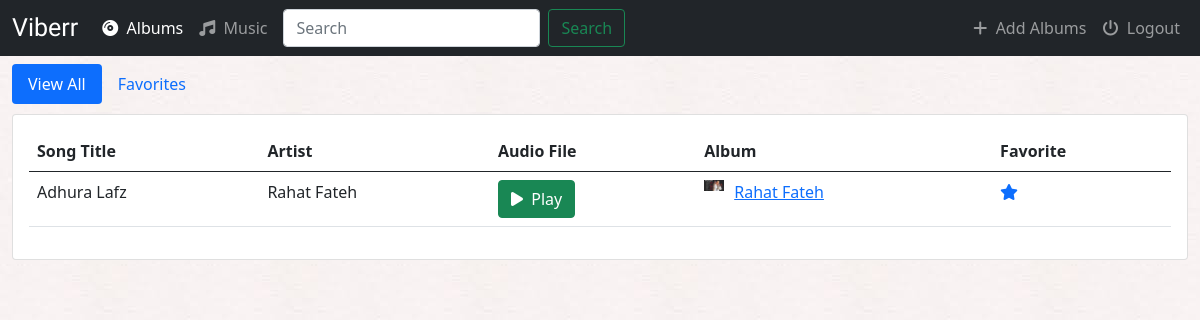
/music/songs/favorites/ (signed in), run on the app's committed database.
### music/models.py (models this page shows, shortened)
class Song(models.Model):
    album = models.ForeignKey(Album, on_delete=models.CASCADE)
    file_type = models.CharField(max_length=10)
    song_title = models.CharField(max_length=250)
    song_mps = models.FileField(null = True)
    is_favorite = models.BooleanField(default = False)

class Album(models.Model):
    user = models.ForeignKey(User, default=1, on_delete=models.CASCADE)
    artist = models.CharField(max_length=250)
    album_title = models.CharField(max_length=500)
    genere = models.CharField(max_length=100)
    album_logo = models.FileField()
    is_favorite = models.BooleanField(default=False)

### music/views.py (the view)
# urls.py: re_path(r'^songs/(?P<filter_by>[a-zA_Z]+)/$', views.songs, name='songs'),
def songs(request, filter_by):
    if not request.user.is_authenticated:
        return render(request, 'music/login.html')
    else:
        try:
            song_ids = []
            for album in Album.objects.filter(user=request.user):
                for song in album.song_set.all():
                    song_ids.append(song.pk)
            users_songs = Song.objects.filter(pk__in=song_ids)
            if filter_by == 'favorites':
                users_songs = users_songs.filter(is_favorite=True)
        except Album.DoesNotExist:
            users_songs = []
        return render(request, 'music/songs.html', {
            'song_list': users_songs,
            'filter_by': filter_by,
        })

### music/templates/music/songs.html (shortened to what this page needs)
{% extends 'music/base.html' %}
{% block songs_active %}active{% endblock songs_active %}
{% block body %}
<div class="container-fluid songs-container">
    <div class="row">
        <div class="col-sm-12">
            <ul class="nav nav-pills" style="margin-bottom: 10px;">
                <li class="nav-item" role="presentation" {% if filter_by == 'all' %}class="active"{% endif %}>
                  <a class="nav-link active" aria-current="page" href="{% url 'music:songs' 'all' %}">View All</a>
                </li>
                <li class="nav-item" role="presentation" {% if filter_by == 'favorites' %}class="active"{% endif %}>
                  <a class="nav-link" href="{% url 'music:songs' 'favorites' %}">Favorites</a>
                </li>
              </ul>
        </div>
    </div>
    <div class="row">
        <div class="col-sm-12">
            <div class="card">
                <div class="card-body">
                    <table class="table">
                        <thead>
                            <tr>
                                <th>Song Title</th>
                                <th>Artist</th>
                                <th>Audio File</th>
                                <th>Album</th>
                                <th>Favorite</th>
                            </tr>
                        </thead>
                        <tbody>
                            {% for song in song_list %}
                                <tr>
                                    <td>{{ song.song_title }}</td>
                                    <td>{{ song.album.artist }}</td>
                                    <td>
                                        <a target="_blank" href="{{ song.audio_file.url }}">
                                            <button type="button" class="btn btn-success btn-xs">
                                                <i class="fa-solid fa-play"></i>&nbsp; Play
                                            </button>
                                        </a>
                                    </td>
                                    <td>
                                        <a href="{% url 'music:detail' song.album.id %}">
                                            <img src="{{ song.album.album_logo.url }}" class="img-responsive" style="width: 20px; float: left; margin-right: 10px;" />
                                        </a>
                                        <a href="{% url 'music:detail' song.album.id %}">{{ song.album.album_title }}</a>
                                    </td>
                                    <td>
                                        <a href="{% url 'music:favorite' song.id %}" class="btn-favorite"><i class="fa-solid fa-star" {% if song.is_favorite %}active{% endif %}"></i></a>
                                    </td>
                                </tr>
                            {% endfor %}
                        </tbody>
                    </table>
                </div>
            </div>
        </div>
    </div>
</div>
{% endblock body %}

### music/static/music/style.css (style rules this page uses)
body { background: black url("images/background.png"); }

### data on the page
Song: song_title "Adhura Lafz", album.artist "Rahat Fateh", album.album_logo (picture), album.album_title "Rahat Fateh", is_favorite True (drawn)
